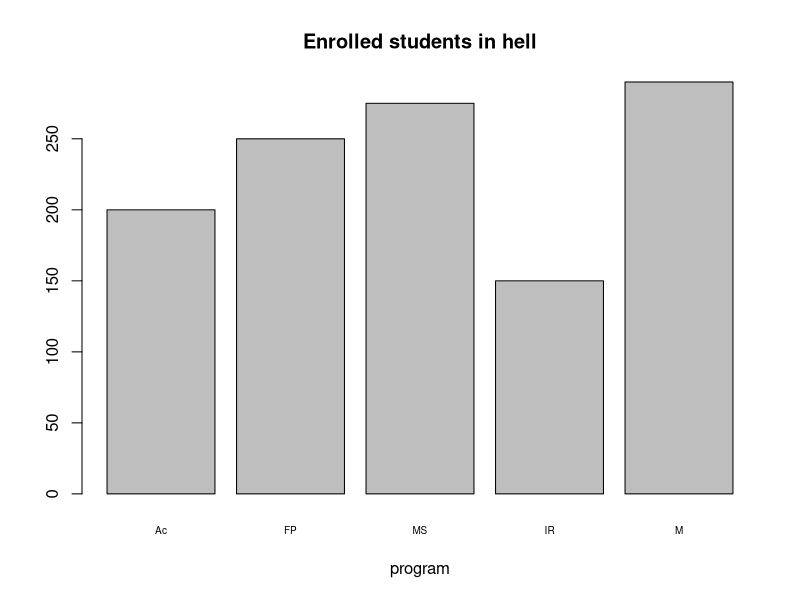

Write R code to recreate this figure.
program<-c("Ac","FP","MS","IR","M")
students<-c(200,250,275,150,290)
bar<-cbind(program,students)
barplot(students,main="Enrolled students in hell",xlab="program",names.arg=program,cex.names=0.6)